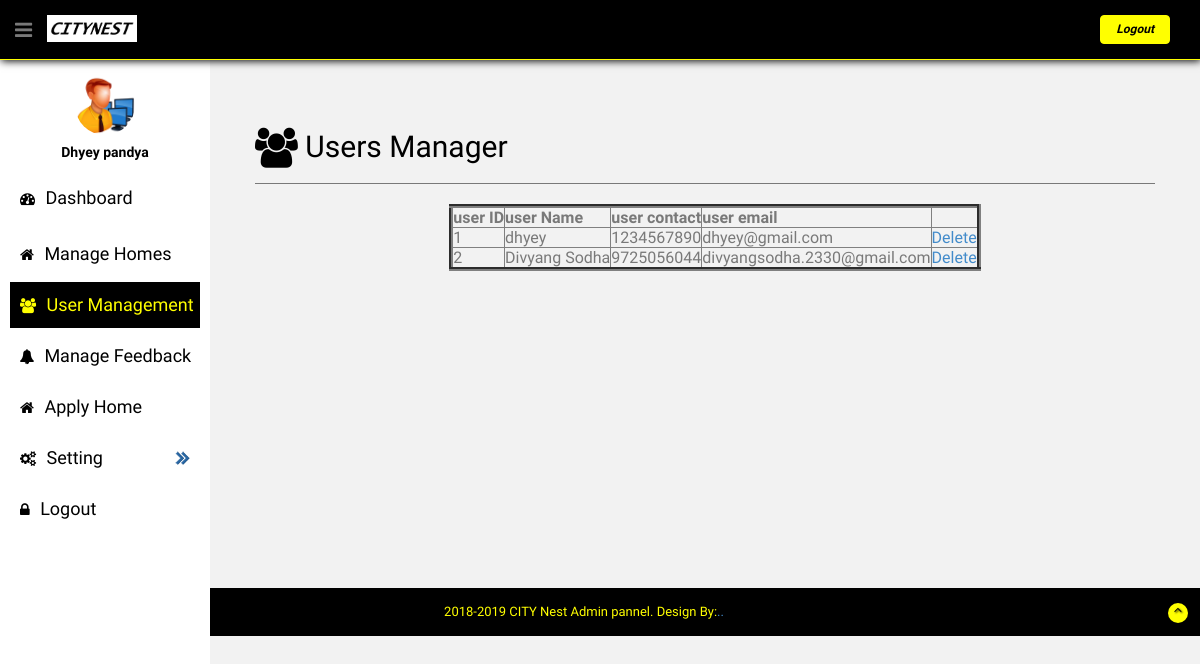
/admin/managelandlord.php (signed in), run on the app's committed database.
### tables this page shows
CREATE TABLE IF NOT EXISTS `user` (
  `uname` varchar(75) NOT NULL,
  `upwd` varchar(20) NOT NULL,
  `uemail` varchar(50) NOT NULL,
  `ucontact` varchar(12) NOT NULL,
  `uid` int(11) NOT NULL AUTO_INCREMENT,
  PRIMARY KEY (`uid`)
);

### admin/managelandlord.php (the view, shortened to what this page needs)
<html>
<head>
</head>
<body>
<?php
require "header.php";
$sql="SELECT * FROM user";
$result=mysqli_query($conn,$sql);
?>
  <aside>
          <div id="sidebar"  class="nav-collapse ">
              <ul class="sidebar-menu" id="nav-accordion">
                  <p class="centered"><a href="profile.html"><img src="assets/img/ui-sam.png" class="img-circle" width="60"></a></p>
                  <h5 class="centered">Dhyey pandya</h5>
                  <li class="">
                      <a  href="index.php">
                          <i class="fa fa-dashboard"></i>
                          <span>Dashboard</span>
                      </a>
                  </li>
                  <li class="sub-menu">
                      <a href="homedetails.php">
                          <i class="fa fa-home"></i>
                          <span> Manage Homes</span>
                      </a>
                  </li>
                  <li class="sub-menu">
                      <a class="active" href="userdetails.php">
                          <i class="fa fa-users"></i>
                          <span>User Management</span>
                      </a>
                  </li>
                  <li class="sub-menu">
                      <a href="feedbackdetails.php">
                          <i class="fa fa-bell"></i>
                          <span>Manage Feedback</span>
                      </a>
                  </li>
                  <li class="sub-menu">
                      <a href="manageapplyhome.php">
                          <i class="fa fa-home"></i>
                          <span>Apply Home</span>
                      </a>
                  </li>
                  <li class="sub-menu">
                      <a href="javascript:;" >
                          <i class="fa fa-cogs"></i>
                          <span>Setting</span>
                      </a>
                  </li>
                  <li class="sub-menu">
                      <a href="logout.php">
                          <i class="fa fa-lock"></i>
                          <span>Logout</span>
                      </a>
                  </li>
              </ul>
          </div>
      </aside>
      <section id="main-content">
          <section class="wrapper">
            <div class="row mt">
              <div class="border-head">
                <h2><i class="fa fa-users fa-lg"></i> Users Manager</h2>
              </div><hr>
              <div class="custom-bar-chart">
                <div class="table-responsive">
                                <table align="center" border=4>
                                     <tr>
                                        <th>user ID</th>
                                        <th>user Name</th>
                                         <th>user contact</th>
                                         <th>user email</th>
                                      <?php
while($row=mysqli_fetch_array($result,MYSQLI_BOTH))
{
?>
                                     <tr>
                                        <td><?php    echo $row['uid'];    ?></td>
                                        <td><?php    echo $row['uname'];    ?></td>
                                        <td><?php    echo $row['ucontact'];    ?></td>
                                        <td><?php    echo $row['uemail'];    ?></td>
                                       <td>
         <a href="managelandlord.php?del123=<?php echo $row['user']?>" >Delete</a>
                                        </td>
                                    </tr>
  <?php } ?>
                                </table>
        				      </div>
              </div>
            </div>
          </section>
      </section>
      <br>
 <?php
 require 'footer.php';
 ?>

### admin/assets/css/style.css (style rules this page uses)
body { color: #797979; background: #f2f2f2; font-family: 'Ruda', sans-serif; padding: 0px !important; margin: 0px !important; font-size:13px; }
ul li { list-style: none; }
a, a:hover, a:focus { text-decoration: none; outline: none; }
hr { margin-top: 20px; margin-bottom: 20px; border: 0; border-top: 1px solid #797979; }
.centered { text-align: center; }
.mt { margin-top: 30px; padding: 20px; margin-left: 10px; margin-right: 10px; color: black; }
#sidebar { width: 210px; height: 100%; position: fixed; background: white; }
#sidebar h5 { color: black; font-weight: 700; }
#sidebar ul li { position: relative; }
ul.sidebar-menu , ul.sidebar-menu li ul.sub { margin: -2px 0 0; padding: 0; }
ul.sidebar-menu { margin-top: 75px; }
ul.sidebar-menu li { margin-bottom: 5px; margin-left:10px; margin-right:10px; }
ul.sidebar-menu li.sub-menu { line-height: 15px; }
ul.sidebar-menu li a span { display: inline-block; }
ul.sidebar-menu li a { color: black; text-decoration: none; display: block; padding: 15px 0 15px 10px; font-size: 18px; outline: none; -webkit-transition: all 0.3s ease; -moz-transition: all 0.3s ease; -o-transition: all 0.3s ease; -ms-transition: all 0.3s ease; transition: all 0.3s ease; }
ul.sidebar-menu li a.active, ul.sidebar-menu li a:hover, ul.sidebar-menu li a:focus { background: black; color: yellow; display: block; -webkit-transition: all 0.3s ease; -moz-transition: all 0.3s ease; -o-transition: all 0.3s ease; -ms-transition: all 0.3s ease; transition: all 0.3s ease; }
ul.sidebar-menu li a i { font-size: 15px; padding-right: 6px; }
ul.sidebar-menu li a.active i { color: yellow; }
#main-content { margin-left: 210px; }
.wrapper { display: inline-block; margin-top: 60px; padding-left: 15px; padding-right: 15px; padding-bottom: 15px; padding-top: 0px; width: 100%; }
.custom-bar-chart { height: 290px; margin-top: 20px; margin-left: 20px; position: relative; border-bottom: 0px solid #c9cdd7; }

### admin/assets/css/style-responsive.css (style rules this page uses)
@media (min-width: 980px) { .custom-bar-chart { margin-bottom: 40px; } }

### data on the page
user: uid "1", uname "dhyey", ucontact "1234567890", uemail "dhyey@gmail.com"
user: uid "2", uname "Divyang Sodha", ucontact "9725056044", uemail "divyangsodha.2330@gmail.com"
